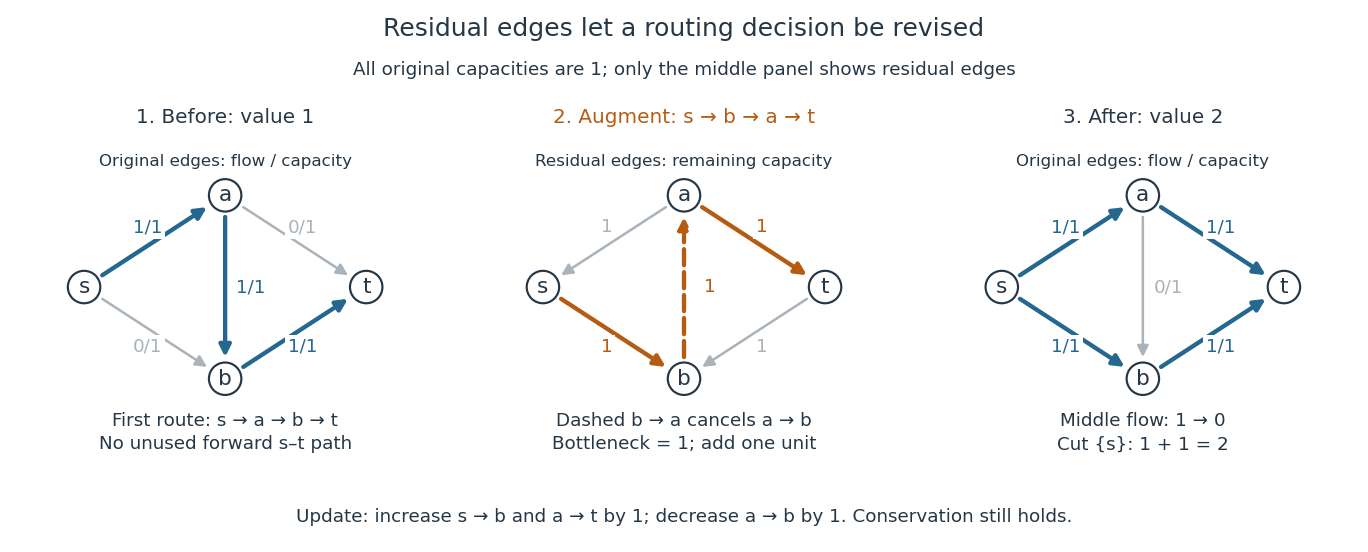

Python code for this plot:
"""Compute and draw backward-residual rerouting in a unit-capacity network.

Tested with Python 3.14, numpy 2.3.5 and matplotlib 3.10.7.
Run: make _media/residual-flow-rerouting.png
Writes an opaque white PNG with this script's basename to the current directory.
"""

from itertools import product
from pathlib import Path

import matplotlib

matplotlib.use("Agg")
import matplotlib.pyplot as plt
from matplotlib.patches import Circle, FancyArrowPatch


EDGES = (("s", "a"), ("s", "b"), ("a", "b"), ("a", "t"), ("b", "t"))
POSITION = {"s": (0, 0), "a": (2, 1.3), "b": (2, -1.3), "t": (4, 0)}
LABEL = {frozenset("sa"): (.9, .85), frozenset("sb"): (.9, -.85),
         frozenset("ab"): (2.36, 0), frozenset("at"): (3.1, .85),
         frozenset("bt"): (3.1, -.85)}
DARK, BLUE, ORANGE, GRAY = "#253746", "#24688f", "#b55c12", "#aab2ba"


def balance(flow, vertex):
    return sum(f for (u, v), f in flow.items() if u == vertex) - sum(
        f for (u, v), f in flow.items() if v == vertex)


def feasible(flow):
    return all(0 <= f <= 1 for f in flow.values()) and all(
        balance(flow, v) == 0 for v in ("a", "b"))


def residual(flow):
    arcs = {}
    for (u, v), amount in flow.items():
        if 1 - amount > 0:
            arcs[u, v] = 1 - amount
        if amount > 0:
            arcs[v, u] = amount
    return arcs


def reachable(arcs):
    seen, pending = {"s"}, ["s"]
    while pending:
        u = pending.pop()
        for (a, b), capacity in arcs.items():
            if a == u and capacity > 0 and b not in seen:
                seen.add(b)
                pending.append(b)
    return seen


def compute():
    first = dict.fromkeys(EDGES, 0)
    for edge in zip("sabt", "abt"):
        first[edge] += 1
    assert feasible(first) and balance(first, "s") == 1
    assert tuple(first.values()) == (1, 0, 1, 0, 1)
    forward_only = {e: 1 - f for e, f in first.items() if f < 1}
    assert reachable(forward_only) == {"s", "b"}
    arcs = residual(first)
    path = list(zip("sbat", "bat"))
    assert set(arcs) == {("a", "s"), ("s", "b"), ("b", "a"),
                         ("a", "t"), ("t", "b")}
    assert "t" in reachable(arcs)
    delta = min(arcs[e] for e in path)
    assert delta == arcs["b", "a"] == first["a", "b"] == 1
    final = first.copy()
    for u, v in path:
        if (u, v) in final:
            final[u, v] += delta
        else:
            final[v, u] -= delta
    assert feasible(final) and balance(final, "s") == -balance(final, "t") == 2
    assert tuple(final.values()) == (1, 1, 0, 1, 1)
    assert reachable(residual(final)) == {"s"}

    # Exhaustive feasible flows and all directed cuts give independent bounds.
    all_flows = [dict(zip(EDGES, values)) for values in product((0, 1), repeat=5)]
    optimum = max(balance(f, "s") for f in all_flows if feasible(f))
    sides = [{"s"} | {v for v, yes in zip(("a", "b"), included) if yes}
             for included in product((False, True), repeat=2)]
    cuts = [sum(u in side and v not in side for u, v in EDGES) for side in sides]
    assert optimum == min(cuts) == 2
    print("Verified: 32 integer assignments; first=(1,0,1,0,1); "
          "forward reachability={s,b}; residual s-b-a-t bottleneck=1; "
          "final=(1,1,0,1,1); maximum=min-cut=2; final residual reachability={s}.")
    return first, arcs, path, final


def draw(ax, edges, labels, highlighted, residual_panel=False):
    for u, v in edges:
        chosen = (u, v) in highlighted
        reverse = residual_panel and (u, v) == ("b", "a")
        color = ORANGE if residual_panel and chosen else BLUE if chosen else GRAY
        ax.add_patch(FancyArrowPatch(POSITION[u], POSITION[v], arrowstyle="-|>",
                                    mutation_scale=14, shrinkA=13, shrinkB=13,
                                    linewidth=2.6 if chosen else 1.5, color=color,
                                    linestyle="--" if reverse else "-", zorder=1))
        x, y = LABEL[frozenset((u, v))]
        ax.text(x, y, labels[u, v], fontsize=11, ha="center", va="center", color=color,
                bbox={"facecolor": "white", "edgecolor": "none", "pad": 1.5}, zorder=3)
    for v, (x, y) in POSITION.items():
        ax.add_patch(Circle((x, y), .23, facecolor="white", edgecolor=DARK,
                            linewidth=1.3, zorder=2))
        ax.text(x, y, v, ha="center", va="center", fontsize=13, color=DARK, zorder=3)
    ax.set(xlim=(-.5, 4.5), ylim=(-1.8, 1.8), aspect="equal")
    ax.axis("off")


def main():
    first, arcs, path, final = compute()
    fig, axes = plt.subplots(1, 3, figsize=(11.4, 4.6), dpi=120, facecolor="white")
    for ax, flow, title in ((axes[0], first, "1. Before: value 1"),
                            (axes[2], final, "3. After: value 2")):
        draw(ax, EDGES, {e: f"{flow[e]}/1" for e in EDGES},
             {e for e in EDGES if flow[e] > 0})
        ax.set_title(title, fontsize=12, color=DARK, pad=22)
        ax.text(2, 1.72, "Original edges: flow / capacity", ha="center", fontsize=10, color=DARK)
    draw(axes[1], arcs, {e: str(arcs[e]) for e in arcs}, set(path), residual_panel=True)
    axes[1].set_title("2. Augment: s → b → a → t", fontsize=12, color=ORANGE, pad=22)
    axes[1].text(2, 1.72, "Residual edges: remaining capacity", ha="center", fontsize=10, color=DARK)
    for ax, lines in zip(axes, (("First route: s → a → b → t", "No unused forward s–t path"),
                               ("Dashed b → a cancels a → b", "Bottleneck = 1; add one unit"),
                               ("Middle flow: 1 → 0", "Cut {s}: 1 + 1 = 2"))):
        for y, text in zip((-1.97, -2.3), lines):
            ax.text(2, y, text, ha="center", fontsize=11, color=DARK)
    fig.suptitle("Residual edges let a routing decision be revised", fontsize=15, color=DARK, y=.97)
    fig.text(.5, .865, "All original capacities are 1; only the middle panel shows residual edges",
             ha="center", fontsize=11, color=DARK)
    fig.text(.5, .055, "Update: increase s → b and a → t by 1; decrease a → b by 1. Conservation still holds.",
             ha="center", fontsize=11, color=DARK)
    fig.subplots_adjust(left=.02, right=.98, top=.71, bottom=.25, wspace=.16)
    fig.savefig(Path.cwd() / Path(__file__).with_suffix(".png").name,
                facecolor="white", transparent=False)
    plt.close(fig)


if __name__ == "__main__":
    main()
